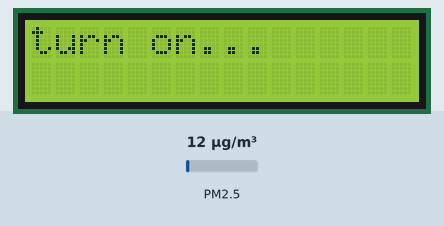
Recording of a sketch running on a simulated Arduino Uno, built with avr-gcc and run on an emulated ATmega328P. Shown: 16×2 character LCD. Inputs (shaded band) come from the test bench; at power-on: PM2.5 12 µg/m³. What the sketch prints to the serial monitor is not drawn.

Above: at 0.1 s.
4.3 s: PM2.5 set to 150 µg/m³
6.6 s: PM2.5 set to 6 µg/m³
At 9.3 s:
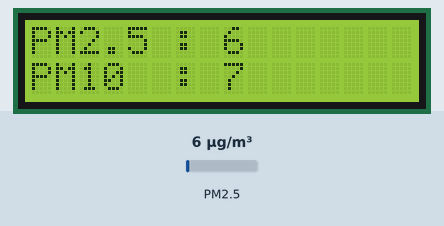
9.6 s: PM2.5 set to 225 µg/m³
At 10.6 s:
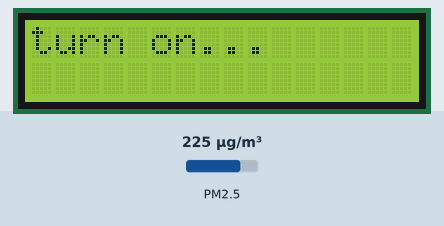
11.7 s: PM2.5 set to 75 µg/m³
At 14.5 s:
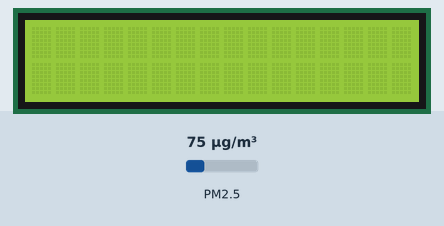
Timing chart, 0 to 15.7 s (numbered marks = the images above; inputs shaded):
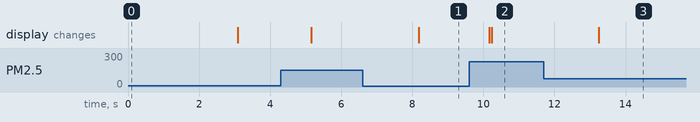

Measured:
- after the input at 6.6 s, the display: changes after 1.6 s (image 1)
- after the input at 9.6 s, the display: first changes after 0.56 s (image 2 shows a later state)
- after the input at 11.7 s, the display: changes after 1.5 s (image 3)

The sketch:

pm7003.ino
```cpp
#include <SoftwareSerial.h>
#include <LiquidCrystal_I2C.h>
#include <PMS.h>

#define HEAD1 0x42
#define HEAD2 0x4d

SoftwareSerial pms_serial(2, 3);
LiquidCrystal_I2C lcd(0x27, 16, 2);

char str[10];

PMS pms(pms_serial);
PMS::DATA data;

void setup() {
  Serial.begin(9600);
  pms_serial.begin(9600);
  lcd.init();
  lcd.backlight();
  lcd.print("turn on...");
  delay(3000);

  lcd.clear();
}

void loop() {
  if (pms.read(data))
  {
    Serial.print("PM1(μg/m3) : "); Serial.println(data.PM_AE_UG_1_0);

    sprintf(str, "PM2.5 : %d", data.PM_AE_UG_2_5);
    lcd.clear(); lcd.setCursor(0, 0);
    lcd.print(str);
    Serial.print("PM2.5(μg/m3) : "); Serial.println(data.PM_AE_UG_2_5);

    sprintf(str, "PM10  : %d", data.PM_AE_UG_10_0);
    lcd.setCursor(0, 1);
    lcd.print(str);
    Serial.print("PM10(μg/m3) : "); Serial.println(data.PM_AE_UG_10_0);

    Serial.println(); Serial.println();
  }

//    Serial1.print("PM 1.0 (ug/m3): ");
//    Serial1.println(data.PM_AE_UG_1_0);
//
//    Serial1.print("PM 2.5 (ug/m3): ");
//    Serial1.println(data.PM_AE_UG_2_5);
//
//    Serial1.print("PM 10.0 (ug/m3): ");
//    Serial1.println(data.PM_AE_UG_10_0);
//
//    Serial1.println();
}
```
